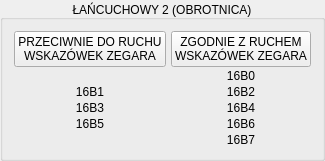
      <widget class="QGroupBox" name="groupBox_5">
       <property name="autoFillBackground">
        <bool>false</bool>
       </property>
       <property name="title">
        <string>ŁAŃCUCHOWY 2 (OBROTNICA)</string>
       </property>
       <property name="alignment">
        <set>Qt::AlignCenter</set>
       </property>
       <property name="flat">
        <bool>false</bool>
       </property>
       <property name="checkable">
        <bool>false</bool>
       </property>
       <layout class="QVBoxLayout" name="verticalLayout_9">
        <item>
         <layout class="QGridLayout" name="gridLayout_2">
          <property name="horizontalSpacing">
           <number>5</number>
          </property>
          <property name="verticalSpacing">
           <number>2</number>
          </property>
          <item row="4" column="0">
           <widget class="QPushButton" name="pushButton_26">
            <property name="enabled">
             <bool>true</bool>
            </property>
            <property name="whatsThis">
             <string>db100.dbx7.2</string>
            </property>
            <property name="styleSheet">
             <string notr="true">border: None</string>
            </property>
            <property name="text">
             <string>16B3</string>
            </property>
            <property name="icon">
             <iconset>
              <normaloff>img/led_green_off.svg</normaloff>
              <normalon>img/led_green_on.svg</normalon>img/led_green_off.svg</iconset>
            </property>
            <property name="iconSize">
             <size>
              <width>15</width>
              <height>15</height>
             </size>
            </property>
            <property name="checkable">
             <bool>true</bool>
            </property>
            <property name="default">
             <bool>false</bool>
            </property>
            <property name="flat">
             <bool>true</bool>
            </property>
           </widget>
          </item>
          <item row="1" column="1">
           <widget class="QPushButton" name="pushButton_23">
            <property name="enabled">
             <bool>true</bool>
            </property>
            <property name="whatsThis">
             <string>db100.dbx6.7</string>
            </property>
            <property name="styleSheet">
             <string notr="true">border: None</string>
            </property>
            <property name="text">
             <string>16B0</string>
            </property>
            <property name="icon">
             <iconset>
              <normaloff>img/led_green_off.svg</normaloff>
              <normalon>img/led_green_on.svg</normalon>img/led_green_off.svg</iconset>
            </property>
            <property name="iconSize">
             <size>
              <width>15</width>
              <height>15</height>
             </size>
            </property>
            <property name="checkable">
             <bool>true</bool>
            </property>
            <property name="default">
             <bool>false</bool>
            </property>
            <property name="flat">
             <bool>true</bool>
            </property>
           </widget>
          </item>
          <item row="2" column="1">
           <widget class="QPushButton" name="pushButton_25">
            <property name="enabled">
             <bool>true</bool>
            </property>
            <property name="whatsThis">
             <string>db100.dbx7.1</string>
            </property>
            <property name="styleSheet">
             <string notr="true">border: None</string>
            </property>
            <property name="text">
             <string>16B2</string>
            </property>
            <property name="icon">
             <iconset>
              <normaloff>img/led_green_off.svg</normaloff>
              <normalon>img/led_green_on.svg</normalon>img/led_green_off.svg</iconset>
            </property>
            <property name="iconSize">
             <size>
              <width>15</width>
              <height>15</height>
             </size>
            </property>
            <property name="checkable">
             <bool>true</bool>
            </property>
            <property name="default">
             <bool>false</bool>
            </property>
            <property name="flat">
             <bool>true</bool>
            </property>
           </widget>
          </item>
          <item row="4" column="1">
           <widget class="QPushButton" name="pushButton_27">
            <property name="enabled">
             <bool>true</bool>
            </property>
            <property name="whatsThis">
             <string>db100.dbx7.3</string>
            </property>
            <property name="styleSheet">
             <string notr="true">border: None</string>
            </property>
            <property name="text">
             <string>16B4</string>
            </property>
            <property name="icon">
             <iconset>
              <normaloff>img/led_green_off.svg</normaloff>
              <normalon>img/led_green_on.svg</normalon>img/led_green_off.svg</iconset>
            </property>
            <property name="iconSize">
             <size>
              <width>15</width>
              <height>15</height>
             </size>
            </property>
            <property name="checkable">
             <bool>true</bool>
            </property>
            <property name="default">
             <bool>false</bool>
            </property>
            <property name="flat">
             <bool>true</bool>
            </property>
           </widget>
          </item>
          <item row="5" column="0">
           <widget class="QPushButton" name="pushButton_28">
            <property name="enabled">
             <bool>true</bool>
            </property>
            <property name="whatsThis">
             <string>db100.dbx7.4</string>
            </property>
            <property name="styleSheet">
             <string notr="true">border: None</string>
            </property>
            <property name="text">
             <string>16B5</string>
            </property>
            <property name="icon">
             <iconset>
              <normaloff>img/led_green_off.svg</normaloff>
              <normalon>img/led_green_on.svg</normalon>img/led_green_off.svg</iconset>
            </property>
            <property name="iconSize">
             <size>
              <width>15</width>
              <height>15</height>
             </size>
            </property>
            <property name="checkable">
             <bool>true</bool>
            </property>
            <property name="default">
             <bool>false</bool>
            </property>
            <property name="flat">
             <bool>true</bool>
            </property>
           </widget>
          </item>
          <item row="5" column="1">
           <widget class="QPushButton" name="pushButton_29">
            <property name="enabled">
             <bool>true</bool>
            </property>
            <property name="whatsThis">
             <string>db100.dbx7.5</string>
            </property>
            <property name="styleSheet">
             <string notr="true">border: None</string>
            </property>
            <property name="text">
             <string>16B6</string>
            </property>
            <property name="icon">
             <iconset>
              <normaloff>img/led_green_off.svg</normaloff>
              <normalon>img/led_green_on.svg</normalon>img/led_green_off.svg</iconset>
            </property>
            <property name="iconSize">
             <size>
              <width>15</width>
              <height>15</height>
             </size>
            </property>
            <property name="checkable">
             <bool>true</bool>
            </property>
            <property name="default">
             <bool>false</bool>
            </property>
            <property name="flat">
             <bool>true</bool>
            </property>
           </widget>
          </item>
          <item row="6" column="1">
           <widget class="QPushButton" name="pushButton_30">
            <property name="enabled">
             <bool>true</bool>
            </property>
            <property name="whatsThis">
             <string>db100.dbx7.6</string>
            </property>
            <property name="styleSheet">
             <string notr="true">border: None</string>
            </property>
            <property name="text">
             <string>16B7</string>
            </property>
            <property name="icon">
             <iconset>
              <normaloff>img/led_green_off.svg</normaloff>
              <normalon>img/led_green_on.svg</normalon>img/led_green_off.svg</iconset>
            </property>
            <property name="iconSize">
             <size>
              <width>15</width>
              <height>15</height>
             </size>
            </property>
            <property name="checkable">
             <bool>true</bool>
            </property>
            <property name="default">
             <bool>false</bool>
            </property>
            <property name="flat">
             <bool>true</bool>
            </property>
           </widget>
          </item>
          <item row="2" column="0">
           <widget class="QPushButton" name="pushButton_24">
            <property name="enabled">
             <bool>true</bool>
            </property>
            <property name="whatsThis">
             <string>db100.dbx7.0</string>
            </property>
            <property name="styleSheet">
             <string notr="true">border: None</string>
            </property>
            <property name="text">
             <string>16B1</string>
            </property>
            <property name="icon">
             <iconset>
              <normaloff>img/led_green_off.svg</normaloff>
              <normalon>img/led_green_on.svg</normalon>img/led_green_off.svg</iconset>
            </property>
            <property name="iconSize">
             <size>
              <width>15</width>
              <height>15</height>
             </size>
            </property>
            <property name="checkable">
             <bool>true</bool>
            </property>
            <property name="default">
             <bool>false</bool>
            </property>
            <property name="flat">
             <bool>true</bool>
            </property>
           </widget>
          </item>
          <item row="0" column="0">
           <widget class="QPushButton" name="pushButton_49">
            <property name="sizePolicy">
             <sizepolicy hsizetype="Minimum" vsizetype="Minimum">
              <horstretch>0</horstretch>
              <verstretch>0</verstretch>
             </sizepolicy>
            </property>
            <property name="whatsThis">
             <string>DB100.DBX3.6 toggle</string>
            </property>
            <property name="text">
             <string>PRZECIWNIE DO RUCHU
WSKAZÓWEK ZEGARA</string>
            </property>
            <property name="icon">
             <iconset>
              <normaloff>img/led_green_off.svg</normaloff>
              <normalon>img/led_green_on.svg</normalon>img/led_green_off.svg</iconset>
            </property>
            <property name="checkable">
             <bool>true</bool>
            </property>
            <property name="checked">
             <bool>false</bool>
            </property>
            <property name="autoRepeat">
             <bool>false</bool>
            </property>
            <property name="flat">
             <bool>false</bool>
            </property>
           </widget>
          </item>
          <item row="0" column="1">
           <widget class="QPushButton" name="pushButton_48">
            <property name="sizePolicy">
             <sizepolicy hsizetype="Minimum" vsizetype="Minimum">
              <horstretch>0</horstretch>
              <verstretch>0</verstretch>
             </sizepolicy>
            </property>
            <property name="focusPolicy">
             <enum>Qt::WheelFocus</enum>
            </property>
            <property name="whatsThis">
             <string>DB100.DBX3.5 toggle</string>
            </property>
            <property name="text">
             <string>ZGODNIE Z RUCHEM
WSKAZÓWEK ZEGARA</string>
            </property>
            <property name="icon">
             <iconset>
              <normaloff>img/led_green_off.svg</normaloff>
              <normalon>img/led_green_on.svg</normalon>img/led_green_off.svg</iconset>
            </property>
            <property name="checkable">
             <bool>true</bool>
            </property>
            <property name="checked">
             <bool>false</bool>
            </property>
            <property name="autoRepeat">
             <bool>false</bool>
            </property>
            <property name="flat">
             <bool>false</bool>
            </property>
           </widget>
          </item>
         </layout>
        </item>
       </layout>
      </widget>
